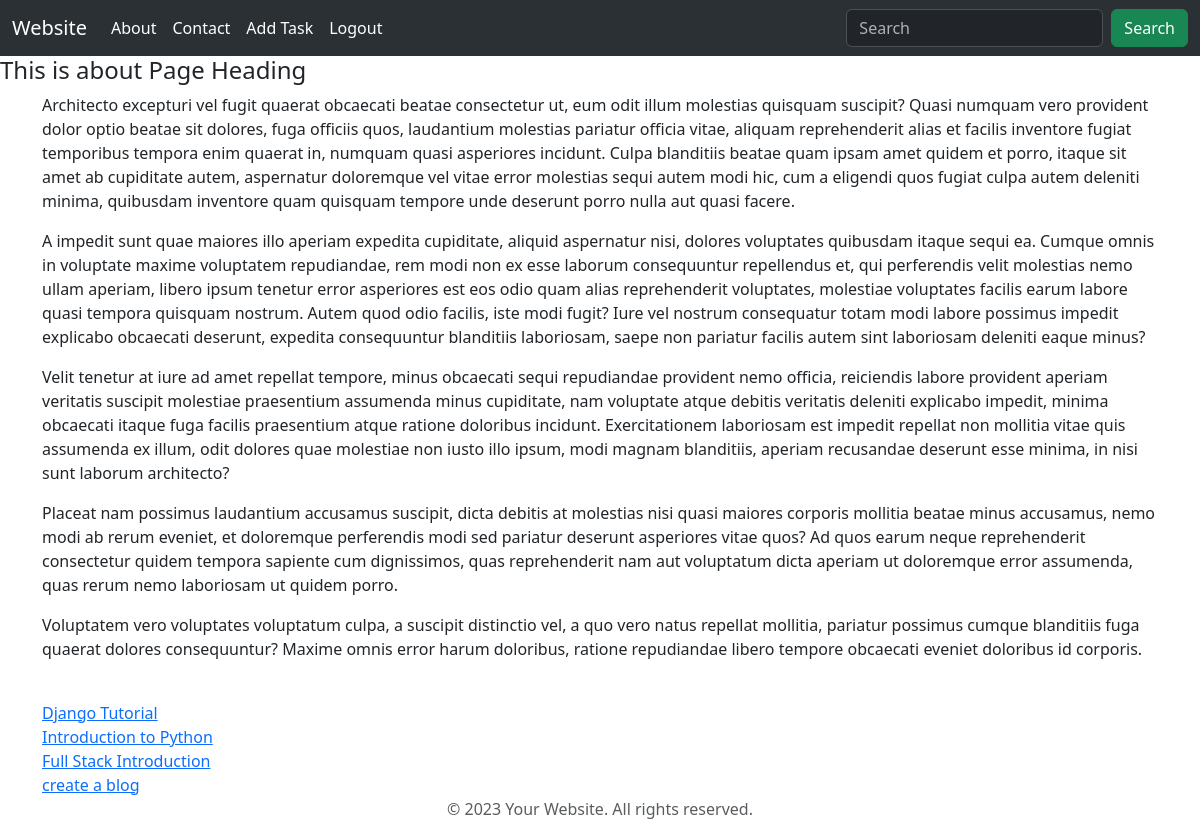
The page /about/ (signed in) on the database its author committed.
### module1/models.py (models this page shows, shortened)
class Blog(models.Model):
    title = models.CharField(max_length=200)
    content = models.TextField()
    slug = models.SlugField(unique=True, blank=True)

### module1/views.py (the view)
# urls.py: path('about/',views.about, name="about"),
def about(request):
    if 'user_id' not in request.session:
        return redirect('login')
    blogs = Blog.objects.all()
    return render(request, 'about.html', {'blogs': blogs})

### templates/about.html
{% extends 'base.html' %}
{% block content %}
<h4> This is about Page Heading </h4>
<div class="container">
   {% include 'content.html' %}
   {% for blog in blogs %}
   <br>
   <a href="{% url 'blog_details' blog.slug %}">
      {{ blog.title }}
   </a>
   {% endfor %}
</div>
{% endblock %}

### rows shown on the page
Blog: title "Django Tutorial"
Blog: title "Introduction to Python"
Blog: title "Full Stack Introduction"
Blog: title "create a blog"
